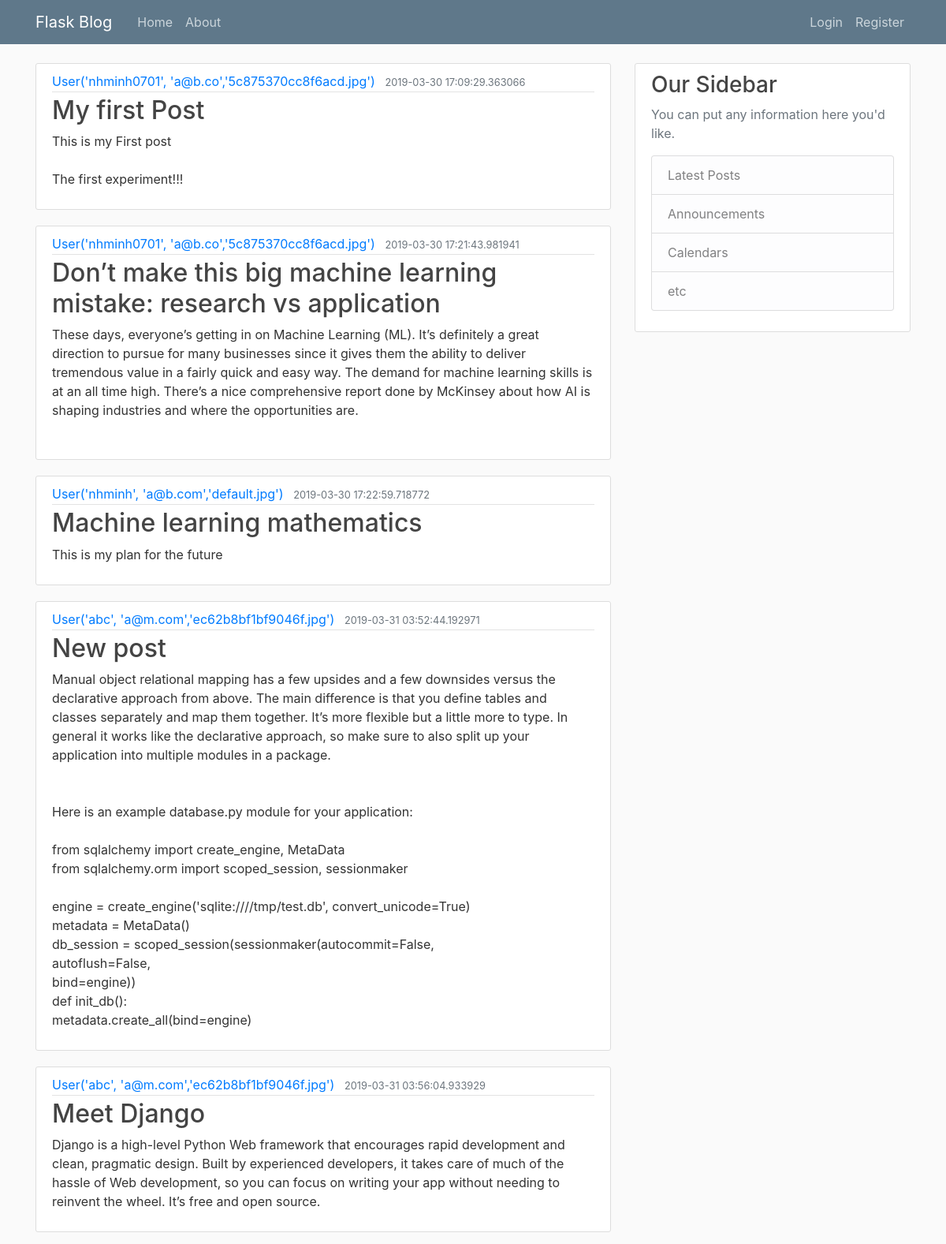
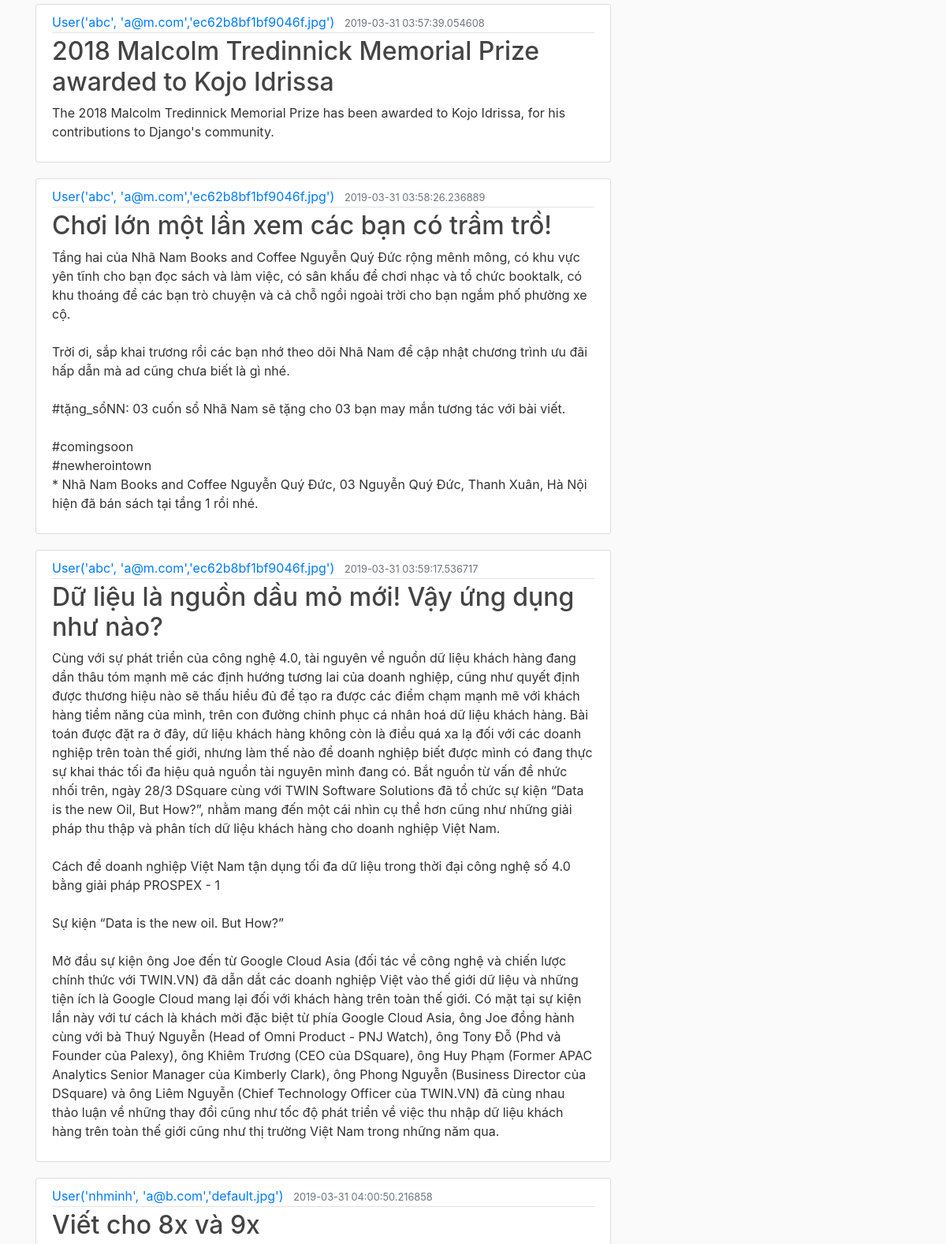
The page /home (upper part) on the database its author committed (2 pictures, top to bottom).
### flaskblog/models.py (models this page shows, shortened)
class Post(db.Model):
    id = db.Column(db.Integer, primary_key=True)
    title = db.Column(db.String(100), nullable=False)
    date_posted = db.Column(db.DateTime, nullable=False, default=datetime.utcnow)
    content = db.Column(db.Text, nullable=False)
    user_id = db.Column(db.Integer, db.ForeignKey('user.id'), nullable=False)

class User(db.Model, UserMixin):
    id = db.Column(db.Integer, primary_key=True)
    username = db.Column(db.String(20), unique=True, nullable=False)
    email = db.Column(db.String(120), unique=True, nullable=False)
    image_file = db.Column(db.String(20), nullable=False, default='default.jpg')
    password = db.Column(db.String(60), nullable=False)
    posts = db.relationship('Post', backref='author',lazy=True)
    def __repr__(self):
        return f"User('{self.username}', '{self.email}','{self.image_file}')"

### flaskblog/routes.py (the view)
@app.route("/")
@app.route("/home")
def home():
    posts = Post.query.all()
    return render_template('home.html', posts = posts)

### flaskblog/templates/home.html
{% extends "layout.html" %}
{% block content %}
	{% for post in posts %}
		<article class="media content-section">
			<div class="media-body">
				<div class="article-metadata">
					<a class="mr-2" href="#">{{ post.author }}</a>
					<small class="text-muted">{{ post.date_posted }}</small>
				</div>
				<h2><a class="article-title" href="#">{{ post.title }}</a></h2>
				<p class="article-content">{{ post.content }}</p>
			</div>
		</article>
	{% endfor %}
{% endblock content %}

### flaskblog/static/main.css (style rules this page uses)
body { background: #fafafa; color: #333333; margin-top: 5rem; }
h1, h2, h3, h4, h5, h6 { color: #444444; }
.content-section { background: #ffffff; padding: 10px 20px; border: 1px solid #dddddd; border-radius: 3px; margin-bottom: 20px; }
.article-title { color: #444444; }
.article-content { white-space: pre-line; }
.article-metadata { padding-bottom: 1px; margin-bottom: 4px; border-bottom: 1px solid #e3e3e3 }

### rows shown on the page
Post: author "User('nhminh0701', 'a@b.co','5c875370cc8f6acd.jpg')", date_posted "2019-03-30 17:09:29.363066", title "My first Post", content "This is my First post The first experiment!!!"
Post: author "User('nhminh0701', 'a@b.co','5c875370cc8f6acd.jpg')", date_posted "2019-03-30 17:21:43.981941", title "Don’t make this big machine learning mistake: research vs application", content "These days, everyone’s getting in on Machine Learning (ML). It’s definitely a great direction to pursue for many businesses since it gives them the ability to deliver tremendous value in a fairly quick and easy way. The demand for machine learning skills is at an all time high. There’s a nice comprehensive report done by McKinsey about how AI is shaping industries and where the opportunities are."
Post: author "User('nhminh', 'a@b.com','default.jpg')", date_posted "2019-03-30 17:22:59.718772", title "Machine learning mathematics", content "This is my plan for the future"
Post: author "User('abc', 'a@m.com','ec62b8bf1bf9046f.jpg')", date_posted "2019-03-31 03:52:44.192971", title "New post", content "Manual object relational mapping has a few upsides and a few downsides versus the declarative approach from above. The main difference is that you define tables and classes separately and map them together. It’s more flexible but a little more to type. In general it works like the declarative approach, so make sure to also split up your application into multiple modules in a package. Here is an example database.py module for your application: from sqlalchemy import create_engine, MetaData from sqlalchemy.orm import scoped_session, sessionmaker engine = create_engine('sqlite:////tmp/test.db', convert_unicode=True) metadata = MetaData() db_session =…"
Post: author "User('abc', 'a@m.com','ec62b8bf1bf9046f.jpg')", date_posted "2019-03-31 03:56:04.933929", title "Meet Django", content "Django is a high-level Python Web framework that encourages rapid development and clean, pragmatic design. Built by experienced developers, it takes care of much of the hassle of Web development, so you can focus on writing your app without needing to reinvent the wheel. It’s free and open source."
Post: author "User('abc', 'a@m.com','ec62b8bf1bf9046f.jpg')", date_posted "2019-03-31 03:57:39.054608", title "2018 Malcolm Tredinnick Memorial Prize awarded to Kojo Idrissa", content "The 2018 Malcolm Tredinnick Memorial Prize has been awarded to Kojo Idrissa, for his contributions to Django's community."
Post: author "User('abc', 'a@m.com','ec62b8bf1bf9046f.jpg')", date_posted "2019-03-31 03:58:26.236889", title "Chơi lớn một lần xem các bạn có trầm trồ!", content "Tầng hai của Nhã Nam Books and Coffee Nguyễn Quý Đức rộng mênh mông, có khu vực yên tĩnh cho bạn đọc sách và làm việc, có sân khấu để chơi nhạc và tổ chức booktalk, có khu thoáng để các bạn trò chuyện và cả chỗ ngồi ngoài trời cho bạn ngắm phố phường xe cộ. Trời ơi, sắp khai trương rồi các bạn nhớ theo dõi Nhã Nam để cập nhật chương trình ưu đãi hấp dẫn mà ad cũng chưa biết là gì nhé. #tặng_sổNN: 03 cuốn sổ Nhã Nam sẽ tặng cho 03 bạn may mắn tương tác với bài viết. #comingsoon #newherointown * Nhã Nam Books and Coffee Nguyễn Quý Đức, 03 Nguyễn Quý Đức, Thanh Xuân, Hà Nội hiện đã bán sách tại tầng 1 rồi nhé."
Post: author "User('abc', 'a@m.com','ec62b8bf1bf9046f.jpg')", date_posted "2019-03-31 03:59:17.536717", title "Dữ liệu là nguồn dầu mỏ mới! Vậy ứng dụng như nào?", content "Cùng với sự phát triển của công nghệ 4.0, tài nguyên về nguồn dữ liệu khách hàng đang dần thâu tóm mạnh mẽ các định hướng tương lai của doanh nghiệp, cũng như quyết định được thương hiệu nào sẽ thấu hiểu đủ để tạo ra được các điểm chạm mạnh mẽ với khách hàng tiềm năng của mình, trên con đường chinh phục cá nhân hoá dữ liệu khách hàng. Bài toán được đặt ra ở đây, dữ liệu khách hàng không còn là điều quá xa lạ đối với các doanh nghiệp trên toàn thế giới, nhưng làm thế nào để doanh nghiệp biết được mình có đang thực sự khai thác tối đa hiệu quả nguồn tài nguyên mình đang có. Bắt nguồn từ vấn đề nhức nhối trên, ngày 28/3 DSquare cùng với TWIN Software Solutions đã tổ chức sự kiện “Data is the…"
Post: author "User('nhminh', 'a@b.com','default.jpg')", date_posted "2019-03-31 04:00:50.216858", title "Viết cho 8x và 9x"
